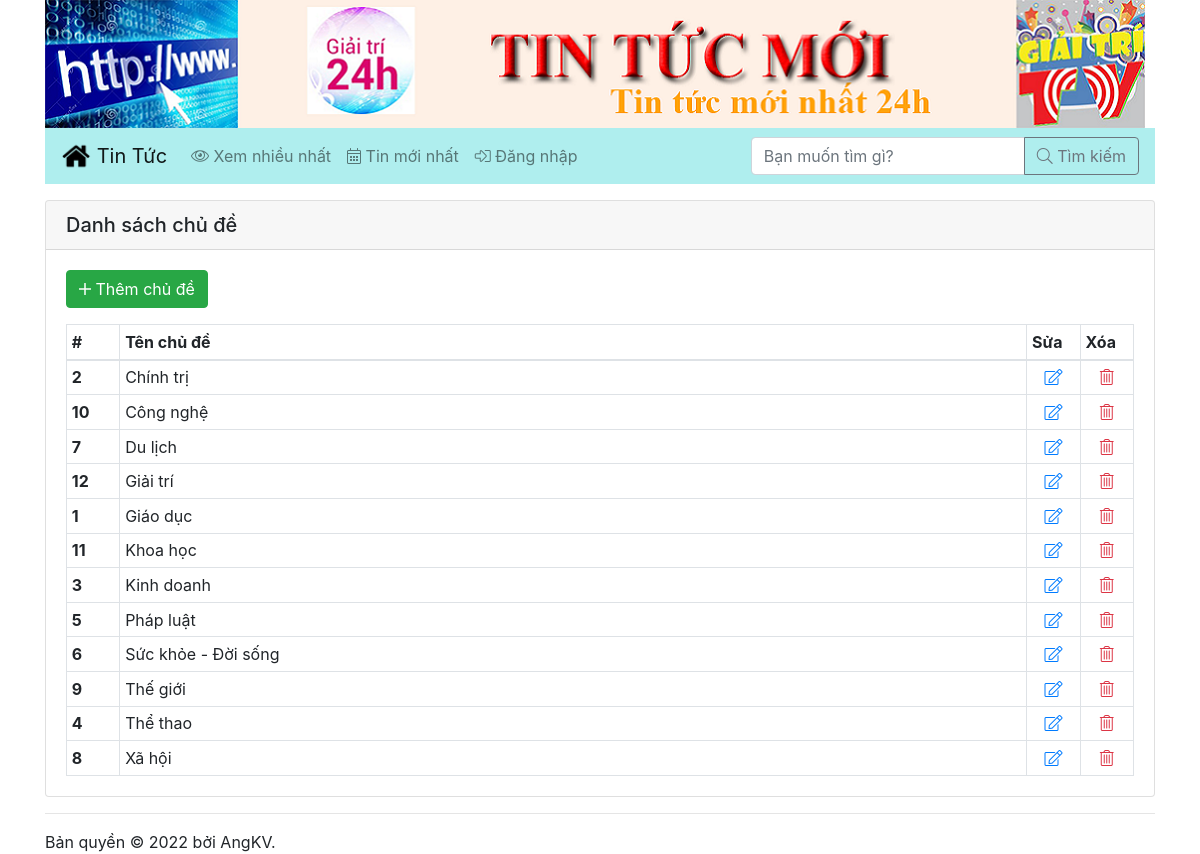
Screenshot of /chude.php with the database file from the repository.
### tables this page shows
CREATE TABLE `tbl_chude` (
  `ID` int(10) NOT NULL,
  `TenChuDe` varchar(100) NOT NULL
);

### chude.php (the view, shortened to what this page needs)
<?php
	include_once "ketnoi.php";
	$sql = "SELECT * FROM tbl_chude";
	$danhsach = mysqli_query($link, $sql);
?>
<!DOCTYPE html>
<html lang="en">
<?php include_once "header.php"; ?>
<body>
	<div class="container">
		<?php include_once "navbar.php"; ?>
		<div class="card mt-3">
			<h5 class="card-header">Danh sách chủ đề</h5>
			<div class="card-body">
				<p><a href="chude_them.php" class="btn btn-success"><i class="fal fa-plus"></i> Thêm chủ đề</a></p>
				<table class="table table-bordered table-sm mb-0">
					<thead>
						<tr>
							<th width="5%">#</th>
							<th width="85%">Tên chủ đề</th>
							<th width="5%">Sửa</th>
							<th width="5%">Xóa</th>
						</tr>
					</thead>
					<tbody>
						<?php
							while($dong = mysqli_fetch_array($danhsach))
							{
								echo "<tr>";
									echo "<th>{$dong['ID']}</th>";
									echo "<td>{$dong['TenChuDe']}</td>";
									echo "<td class='text-center'><a href='chude_sua.php?id={$dong['ID']}'><i class='fal fa-edit'></i></a></td>";
									echo "<td class='text-center'><a href='chude_xoa.php?id={$dong['ID']}' onclick='return confirm(\"Bạn có muốn xóa chủ đề {$dong['TenChuDe']} không?\")'><i class='fal fa-trash-alt text-danger'></i></a></td>";
								echo "</tr>";
							}
						?>
					</tbody>
				</table>
			</div>
		</div>
		<?php include_once "footer.php"; ?>
	</div>
</body>
</html>

### rows the page displays
tbl_chude: ID "2", TenChuDe "Chính trị"
tbl_chude: ID "10", TenChuDe "Công nghệ"
tbl_chude: ID "7", TenChuDe "Du lịch"
tbl_chude: ID "12", TenChuDe "Giải trí"
tbl_chude: ID "1", TenChuDe "Giáo dục"
tbl_chude: ID "11", TenChuDe "Khoa học"
tbl_chude: ID "3", TenChuDe "Kinh doanh"
tbl_chude: ID "5", TenChuDe "Pháp luật"
tbl_chude: ID "6", TenChuDe "Sức khỏe - Đời sống"
tbl_chude: ID "9", TenChuDe "Thế giới"
tbl_chude: ID "4", TenChuDe "Thể thao"
tbl_chude: ID "8", TenChuDe "Xã hội"
